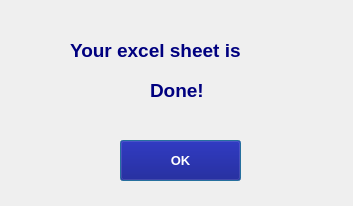
<?xml version="1.0" encoding="UTF-8"?>
<ui version="4.0">
 <class>ExitDialog</class>
 <widget class="QDialog" name="ExitDialog">
  <property name="geometry">
   <rect>
    <x>0</x>
    <y>0</y>
    <width>353</width>
    <height>206</height>
   </rect>
  </property>
  <property name="windowTitle">
   <string>Dialog</string>
  </property>
  <widget class="QLabel" name="label">
   <property name="geometry">
    <rect>
     <x>70</x>
     <y>30</y>
     <width>221</width>
     <height>41</height>
    </rect>
   </property>
   <property name="font">
    <font>
     <pointsize>14</pointsize>
     <weight>75</weight>
     <bold>true</bold>
    </font>
   </property>
   <property name="styleSheet">
    <string notr="true">color: rgb(0, 0, 127);</string>
   </property>
   <property name="text">
    <string>Your excel sheet is</string>
   </property>
  </widget>
  <widget class="QPushButton" name="pushButton">
   <property name="geometry">
    <rect>
     <x>120</x>
     <y>140</y>
     <width>121</width>
     <height>41</height>
    </rect>
   </property>
   <property name="font">
    <font>
     <pointsize>10</pointsize>
     <weight>75</weight>
     <bold>true</bold>
    </font>
   </property>
   <property name="styleSheet">
    <string notr="true">color: rgb(255, 255, 255);
background-color: rgb(0, 0, 127);</string>
   </property>
   <property name="text">
    <string>OK</string>
   </property>
  </widget>
  <widget class="QLabel" name="label_2">
   <property name="geometry">
    <rect>
     <x>150</x>
     <y>70</y>
     <width>71</width>
     <height>41</height>
    </rect>
   </property>
   <property name="font">
    <font>
     <pointsize>14</pointsize>
     <weight>75</weight>
     <bold>true</bold>
    </font>
   </property>
   <property name="styleSheet">
    <string notr="true">color: rgb(0, 0, 127);</string>
   </property>
   <property name="text">
    <string>Done!</string>
   </property>
  </widget>
 </widget>
 <resources/>
 <connections/>
</ui>
